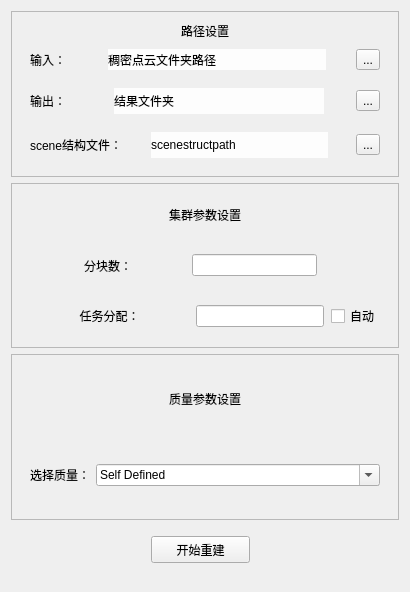
<?xml version="1.0" encoding="UTF-8"?>
<ui version="4.0">
 <class>AutoMeshDialog</class>
 <widget class="QDialog" name="AutoMeshDialog">
  <property name="geometry">
   <rect>
    <x>0</x>
    <y>0</y>
    <width>410</width>
    <height>592</height>
   </rect>
  </property>
  <property name="windowTitle">
   <string>Dialog</string>
  </property>
  <layout class="QVBoxLayout" name="verticalLayout" stretch="3,3,3,1">
   <item>
    <widget class="QFrame" name="frame">
     <property name="frameShape">
      <enum>QFrame::StyledPanel</enum>
     </property>
     <property name="frameShadow">
      <enum>QFrame::Raised</enum>
     </property>
     <layout class="QVBoxLayout" name="verticalLayout_2" stretch="1,1,1,1">
      <property name="spacing">
       <number>0</number>
      </property>
      <item>
       <widget class="QLabel" name="label">
        <property name="text">
         <string>路径设置</string>
        </property>
        <property name="scaledContents">
         <bool>false</bool>
        </property>
        <property name="alignment">
         <set>Qt::AlignCenter</set>
        </property>
       </widget>
      </item>
      <item>
       <widget class="QWidget" name="widget" native="true">
        <layout class="QGridLayout" name="gridLayout" columnstretch="2,1,9,1,2">
         <item row="2" column="3">
          <spacer name="horizontalSpacer_2">
           <property name="orientation">
            <enum>Qt::Horizontal</enum>
           </property>
           <property name="sizeHint" stdset="0">
            <size>
             <width>40</width>
             <height>20</height>
            </size>
           </property>
          </spacer>
         </item>
         <item row="2" column="0">
          <widget class="QLabel" name="label_2">
           <property name="text">
            <string>输入：</string>
           </property>
          </widget>
         </item>
         <item row="2" column="4">
          <widget class="QToolButton" name="input_path_btn">
           <property name="focusPolicy">
            <enum>Qt::NoFocus</enum>
           </property>
           <property name="text">
            <string>...</string>
           </property>
          </widget>
         </item>
         <item row="3" column="2">
          <spacer name="verticalSpacer_2">
           <property name="orientation">
            <enum>Qt::Vertical</enum>
           </property>
           <property name="sizeHint" stdset="0">
            <size>
             <width>20</width>
             <height>40</height>
            </size>
           </property>
          </spacer>
         </item>
         <item row="2" column="1">
          <spacer name="horizontalSpacer">
           <property name="orientation">
            <enum>Qt::Horizontal</enum>
           </property>
           <property name="sizeHint" stdset="0">
            <size>
             <width>40</width>
             <height>20</height>
            </size>
           </property>
          </spacer>
         </item>
         <item row="2" column="2">
          <widget class="QLabel" name="input_path_label">
           <property name="styleSheet">
            <string notr="true">background-color: rgb(253, 253, 253);</string>
           </property>
           <property name="text">
            <string>稠密点云文件夹路径</string>
           </property>
           <property name="textFormat">
            <enum>Qt::AutoText</enum>
           </property>
           <property name="wordWrap">
            <bool>false</bool>
           </property>
           <property name="margin">
            <number>3</number>
           </property>
          </widget>
         </item>
         <item row="1" column="2">
          <spacer name="verticalSpacer">
           <property name="orientation">
            <enum>Qt::Vertical</enum>
           </property>
           <property name="sizeHint" stdset="0">
            <size>
             <width>20</width>
             <height>40</height>
            </size>
           </property>
          </spacer>
         </item>
        </layout>
       </widget>
      </item>
      <item>
       <widget class="QWidget" name="widget_2" native="true">
        <layout class="QGridLayout" name="gridLayout_2" columnstretch="2,1,8,1,2">
         <item row="4" column="2">
          <widget class="QLabel" name="ouput_path_label">
           <property name="styleSheet">
            <string notr="true">background-color: rgb(253, 253, 253);</string>
           </property>
           <property name="text">
            <string>结果文件夹</string>
           </property>
           <property name="textFormat">
            <enum>Qt::AutoText</enum>
           </property>
           <property name="wordWrap">
            <bool>false</bool>
           </property>
           <property name="margin">
            <number>3</number>
           </property>
          </widget>
         </item>
         <item row="4" column="1">
          <spacer name="horizontalSpacer_4">
           <property name="orientation">
            <enum>Qt::Horizontal</enum>
           </property>
           <property name="sizeHint" stdset="0">
            <size>
             <width>23</width>
             <height>26</height>
            </size>
           </property>
          </spacer>
         </item>
         <item row="4" column="0">
          <widget class="QLabel" name="label_5">
           <property name="text">
            <string>输出：</string>
           </property>
          </widget>
         </item>
         <item row="5" column="2">
          <spacer name="verticalSpacer_4">
           <property name="orientation">
            <enum>Qt::Vertical</enum>
           </property>
           <property name="sizeHint" stdset="0">
            <size>
             <width>20</width>
             <height>16</height>
            </size>
           </property>
          </spacer>
         </item>
         <item row="3" column="2">
          <spacer name="verticalSpacer_3">
           <property name="orientation">
            <enum>Qt::Vertical</enum>
           </property>
           <property name="sizeHint" stdset="0">
            <size>
             <width>20</width>
             <height>22</height>
            </size>
           </property>
          </spacer>
         </item>
         <item row="4" column="3">
          <spacer name="horizontalSpacer_3">
           <property name="orientation">
            <enum>Qt::Horizontal</enum>
           </property>
           <property name="sizeHint" stdset="0">
            <size>
             <width>23</width>
             <height>26</height>
            </size>
           </property>
          </spacer>
         </item>
         <item row="4" column="4">
          <widget class="QToolButton" name="output_path_btn">
           <property name="focusPolicy">
            <enum>Qt::NoFocus</enum>
           </property>
           <property name="text">
            <string>...</string>
           </property>
          </widget>
         </item>
        </layout>
       </widget>
      </item>
      <item>
       <widget class="QWidget" name="widget_8" native="true">
        <layout class="QGridLayout" name="gridLayout_3" columnstretch="2,1,8,1,2">
         <item row="0" column="2">
          <spacer name="verticalSpacer_6">
           <property name="orientation">
            <enum>Qt::Vertical</enum>
           </property>
           <property name="sizeHint" stdset="0">
            <size>
             <width>20</width>
             <height>16</height>
            </size>
           </property>
          </spacer>
         </item>
         <item row="1" column="0">
          <widget class="QLabel" name="label_12">
           <property name="text">
            <string>scene结构文件：</string>
           </property>
          </widget>
         </item>
         <item row="1" column="1">
          <spacer name="horizontalSpacer_6">
           <property name="orientation">
            <enum>Qt::Horizontal</enum>
           </property>
           <property name="sizeHint" stdset="0">
            <size>
             <width>20</width>
             <height>26</height>
            </size>
           </property>
          </spacer>
         </item>
         <item row="1" column="2">
          <widget class="QLabel" name="base_path_label">
           <property name="styleSheet">
            <string notr="true">background-color: rgb(253, 253, 253);</string>
           </property>
           <property name="text">
            <string>scenestructpath</string>
           </property>
           <property name="textFormat">
            <enum>Qt::AutoText</enum>
           </property>
           <property name="wordWrap">
            <bool>false</bool>
           </property>
           <property name="margin">
            <number>3</number>
           </property>
          </widget>
         </item>
         <item row="1" column="3">
          <spacer name="horizontalSpacer_5">
           <property name="orientation">
            <enum>Qt::Horizontal</enum>
           </property>
           <property name="sizeHint" stdset="0">
            <size>
             <width>20</width>
             <height>26</height>
            </size>
           </property>
          </spacer>
         </item>
         <item row="1" column="4">
          <widget class="QToolButton" name="base_path_btn">
           <property name="focusPolicy">
            <enum>Qt::NoFocus</enum>
           </property>
           <property name="text">
            <string>...</string>
           </property>
          </widget>
         </item>
         <item row="2" column="2">
          <spacer name="verticalSpacer_5">
           <property name="orientation">
            <enum>Qt::Vertical</enum>
           </property>
           <property name="sizeHint" stdset="0">
            <size>
             <width>20</width>
             <height>22</height>
            </size>
           </property>
          </spacer>
         </item>
        </layout>
       </widget>
      </item>
     </layout>
    </widget>
   </item>
   <item>
    <widget class="QFrame" name="frame_2">
     <property name="frameShape">
      <enum>QFrame::StyledPanel</enum>
     </property>
     <property name="frameShadow">
      <enum>QFrame::Raised</enum>
     </property>
     <layout class="QVBoxLayout" name="verticalLayout_3">
      <item>
       <widget class="QLabel" name="label_6">
        <property name="text">
         <string>集群参数设置</string>
        </property>
        <property name="scaledContents">
         <bool>false</bool>
        </property>
        <property name="alignment">
         <set>Qt::AlignCenter</set>
        </property>
       </widget>
      </item>
      <item>
       <widget class="QWidget" name="widget_4" native="true">
        <layout class="QHBoxLayout" name="horizontalLayout" stretch="5,4,2">
         <item>
          <widget class="QLabel" name="label_7">
           <property name="text">
            <string>分块数：</string>
           </property>
           <property name="alignment">
            <set>Qt::AlignCenter</set>
           </property>
          </widget>
         </item>
         <item>
          <widget class="QLineEdit" name="nparts_input">
           <property name="focusPolicy">
            <enum>Qt::ClickFocus</enum>
           </property>
          </widget>
         </item>
         <item>
          <spacer name="horizontalSpacer_7">
           <property name="orientation">
            <enum>Qt::Horizontal</enum>
           </property>
           <property name="sizeHint" stdset="0">
            <size>
             <width>59</width>
             <height>20</height>
            </size>
           </property>
          </spacer>
         </item>
        </layout>
       </widget>
      </item>
      <item>
       <widget class="QWidget" name="widget_5" native="true">
        <layout class="QHBoxLayout" name="horizontalLayout_2" stretch="5,4,1">
         <property name="spacing">
          <number>7</number>
         </property>
         <item>
          <widget class="QLabel" name="label_8">
           <property name="text">
            <string>任务分配：</string>
           </property>
           <property name="alignment">
            <set>Qt::AlignCenter</set>
           </property>
          </widget>
         </item>
         <item>
          <widget class="QLineEdit" name="task_input">
           <property name="focusPolicy">
            <enum>Qt::ClickFocus</enum>
           </property>
          </widget>
         </item>
         <item>
          <widget class="QCheckBox" name="autoTask">
           <property name="text">
            <string>自动</string>
           </property>
          </widget>
         </item>
        </layout>
       </widget>
      </item>
     </layout>
    </widget>
   </item>
   <item>
    <widget class="QFrame" name="frame_3">
     <property name="frameShape">
      <enum>QFrame::StyledPanel</enum>
     </property>
     <layout class="QVBoxLayout" name="verticalLayout_4">
      <item>
       <widget class="QLabel" name="label_9">
        <property name="text">
         <string>质量参数设置</string>
        </property>
        <property name="alignment">
         <set>Qt::AlignCenter</set>
        </property>
       </widget>
      </item>
      <item>
       <widget class="QWidget" name="widget_6" native="true">
        <layout class="QHBoxLayout" name="horizontalLayout_3" stretch="0,5">
         <item>
          <widget class="QLabel" name="label_10">
           <property name="text">
            <string>选择质量：</string>
           </property>
           <property name="alignment">
            <set>Qt::AlignCenter</set>
           </property>
          </widget>
         </item>
         <item>
          <widget class="QComboBox" name="quality_input">
           <property name="cursor">
            <cursorShape>ArrowCursor</cursorShape>
           </property>
           <property name="focusPolicy">
            <enum>Qt::ClickFocus</enum>
           </property>
           <property name="contextMenuPolicy">
            <enum>Qt::ActionsContextMenu</enum>
           </property>
           <property name="editable">
            <bool>true</bool>
           </property>
           <item>
            <property name="text">
             <string>Self Defined</string>
            </property>
           </item>
           <item>
            <property name="text">
             <string>Low</string>
            </property>
           </item>
           <item>
            <property name="text">
             <string>Medium</string>
            </property>
           </item>
           <item>
            <property name="text">
             <string>High</string>
            </property>
           </item>
           <item>
            <property name="text">
             <string>Extreme</string>
            </property>
           </item>
          </widget>
         </item>
        </layout>
       </widget>
      </item>
     </layout>
    </widget>
   </item>
   <item>
    <widget class="QWidget" name="widget_3" native="true">
     <widget class="QPushButton" name="autoDenseStartBtn">
      <property name="geometry">
       <rect>
        <x>140</x>
        <y>10</y>
        <width>99</width>
        <height>27</height>
       </rect>
      </property>
      <property name="focusPolicy">
       <enum>Qt::NoFocus</enum>
      </property>
      <property name="text">
       <string>开始重建</string>
      </property>
     </widget>
    </widget>
   </item>
  </layout>
 </widget>
 <resources/>
 <connections/>
</ui>
